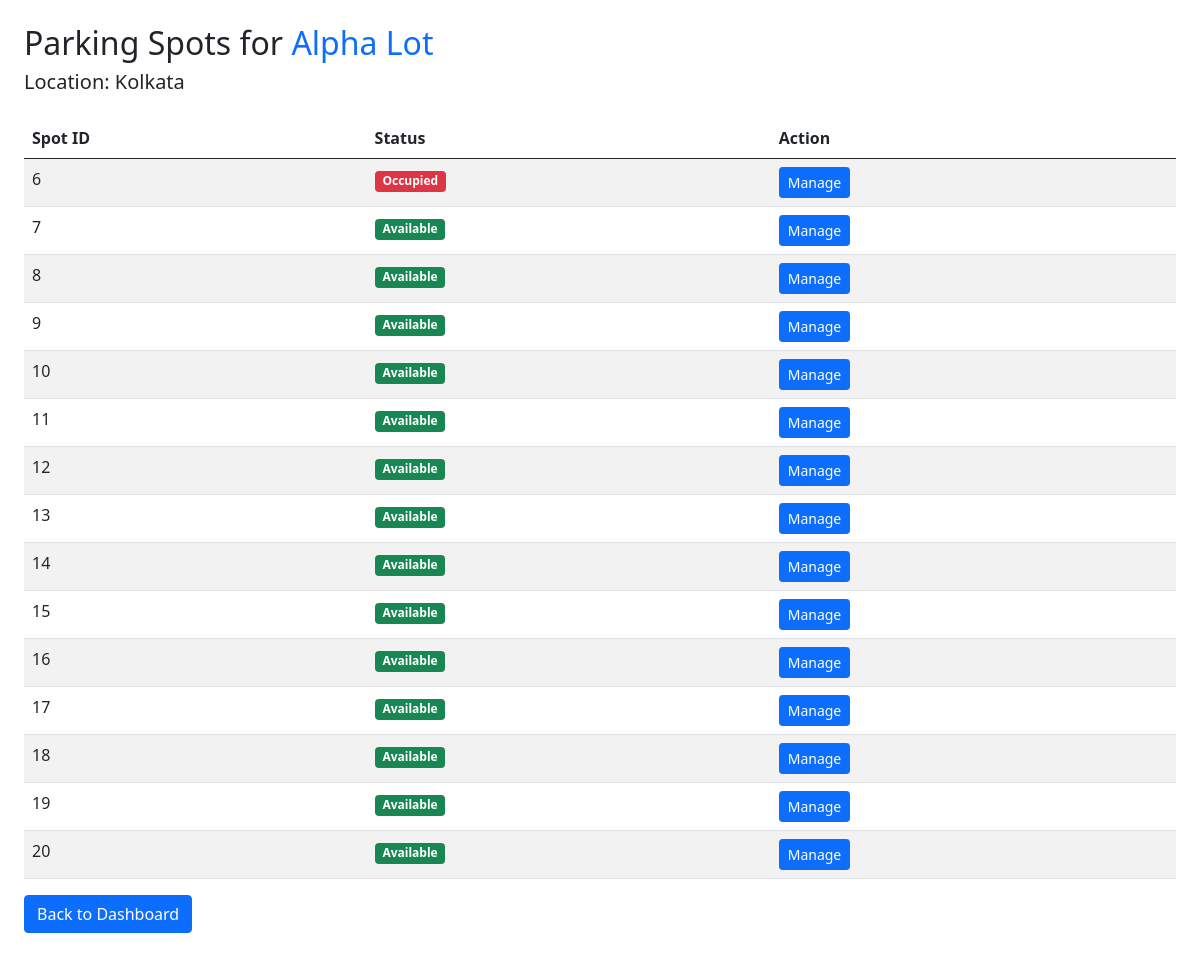
Page /view_spots/2 on the earlier database version.
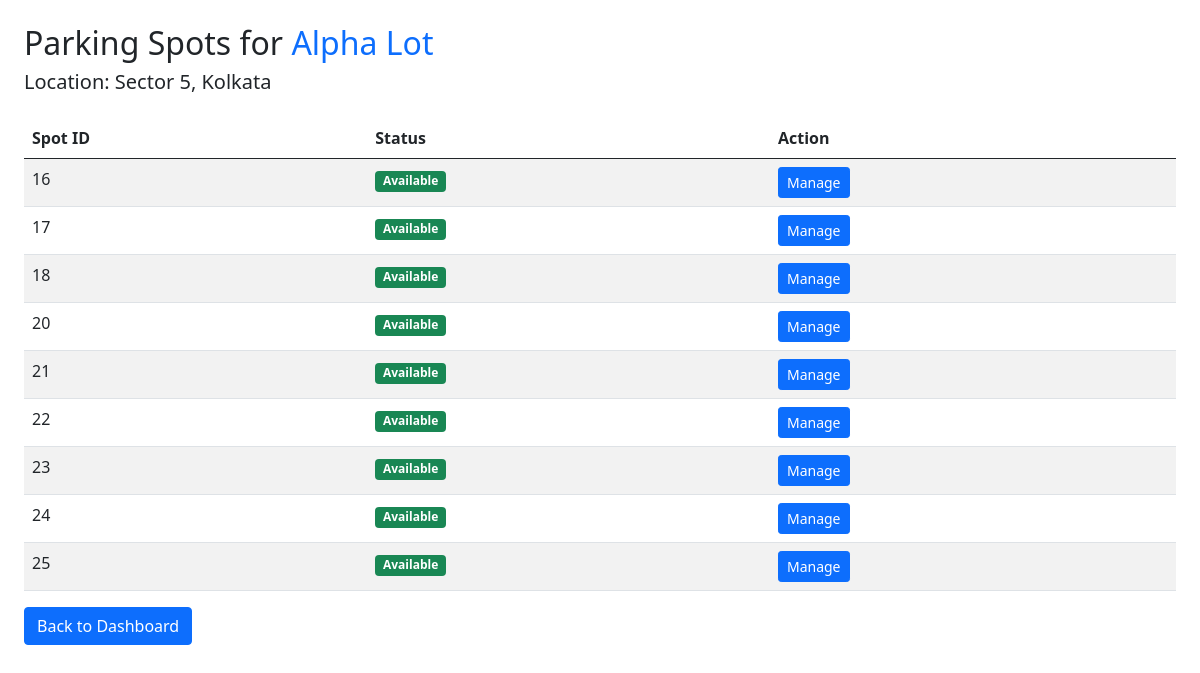
Same page on the later database version.
### backend/models.py (models this page shows, shortened)
class ParkingLot(db.Model):
    __tablename__ = "parking_lot"
    id = db.Column(db.Integer, primary_key=True)
    prime_location_name = db.Column(db.String(100), nullable=False)
    name = db.Column(db.String(100))
    address = db.Column(db.String(200))
    pincode = db.Column(db.String(10))
    price_per_hour = db.Column(db.Float, nullable=False)
    total_spots = db.Column(db.Integer, nullable=False)
    created_date = db.Column(db.DateTime, default=datetime.utcnow)
    location = db.Column(db.String(255))
    spots = db.relationship('ParkingSpot', backref='lot', lazy=True)  # relationship to ParkingSpot

class ParkingSpot(db.Model):
    __tablename__ = "parking_spots"
    id = db.Column(db.Integer, primary_key=True)
    lot_id = db.Column(db.Integer, db.ForeignKey('parking_lot.id'), nullable=False)
    status = db.Column(db.String(1), nullable=False, default='A')
    reservations = db.relationship('Reservation', backref='spot', lazy=True)

### backend/controllers.py (the view)
    @app.route("/view_spots/<int:lot_id>")
    def view_spots(lot_id):
        lot = ParkingLot.query.get_or_404(lot_id)
        spots = ParkingSpot.query.filter_by(lot_id=lot.id).all()
        return render_template("view_spots.html", lot=lot, spots=spots)

### templates/view_spots.html (shortened to what this page needs)
<!DOCTYPE html>
<html lang="en">
<head>
  <link href="https://cdn.jsdelivr.net/npm/bootstrap@5.0.2/dist/css/bootstrap.min.css" rel="stylesheet">
</head>
<body class="p-4">
<h2>Parking Spots for <span class="text-primary">{{ lot.name }}</span></h2>
<h5>Location: {{ lot.location }}</h5>
<table class="table table-striped mt-4">
  <thead>
    <tr>
      <th>Spot ID</th>
      <th>Status</th>
      <th>Action</th>
    </tr>
  </thead>
  <tbody>
    {% for spot in spots %}
    <tr>
      <td>{{ spot.id }}</td>
      <td>
        {% if spot.status == 'A' %}
          <span class="badge bg-success">Available</span>
        {% else %}
          <span class="badge bg-danger">Occupied</span>
        {% endif %}
      </td>
      <td>
        <button class="btn btn-sm btn-primary" onclick="openCard({{ spot.id }}, '{{ spot.status }}')">Manage</button>
      </td>
    </tr>
    {% endfor %}
  </tbody>
</table>
<a href="/admin_dashboard" class="btn btn-primary">Back to Dashboard</a>
</body>
</html>

Differences in the rows shown:
no longer on this page (row edited): ParkingSpot: id "6", status "Occupied"
no longer on this page (row edited): ParkingSpot: id "7", status "Available"
no longer on this page (row edited): ParkingSpot: id "8", status "Available"
no longer on this page (row edited): ParkingSpot: id "9", status "Available"
no longer on this page (row edited): ParkingSpot: id "10", status "Available"
no longer on this page (row edited): ParkingSpot: id "11", status "Available"
no longer on this page (row edited): ParkingSpot: id "12", status "Available"
no longer on this page (row edited): ParkingSpot: id "13", status "Available"
no longer on this page (row edited): ParkingSpot: id "14", status "Available"
no longer on this page (row edited): ParkingSpot: id "15", status "Available"
removed ParkingSpot: id "19", status "Available"
changed ParkingLot "Alpha Lot": location "Kolkata" → "Sector 5, Kolkata"
now on this page (row edited): ParkingSpot: id "21", status "Available"
now on this page (row edited): ParkingSpot: id "22", status "Available"
now on this page (row edited): ParkingSpot: id "23", status "Available"
now on this page (row edited): ParkingSpot: id "24", status "Available"
now on this page (row edited): ParkingSpot: id "25", status "Available"
